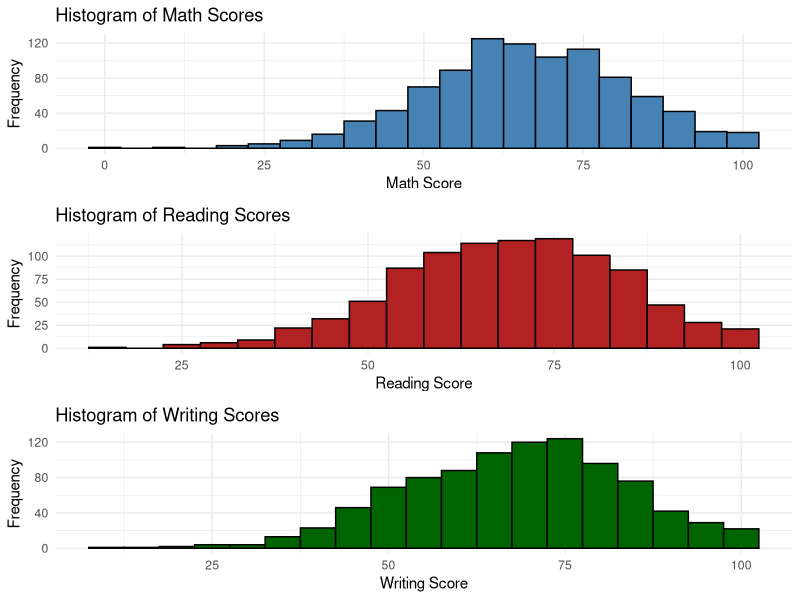
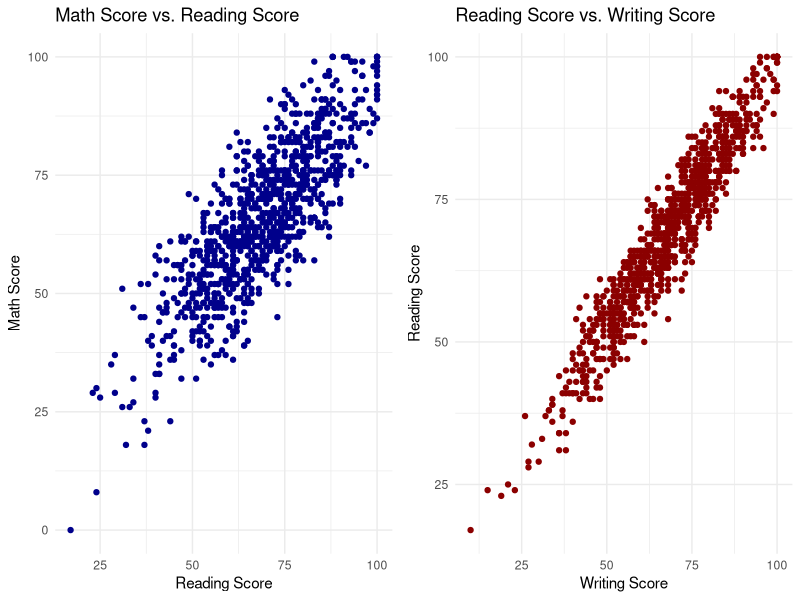
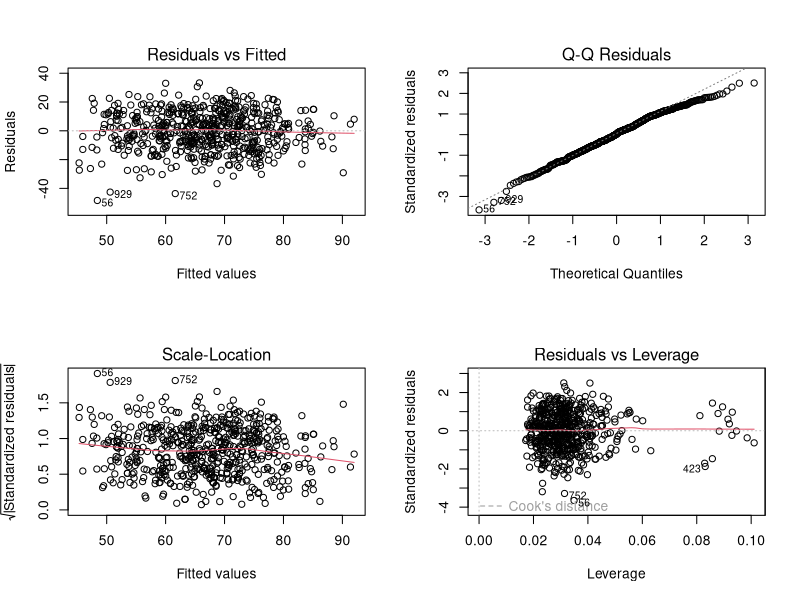
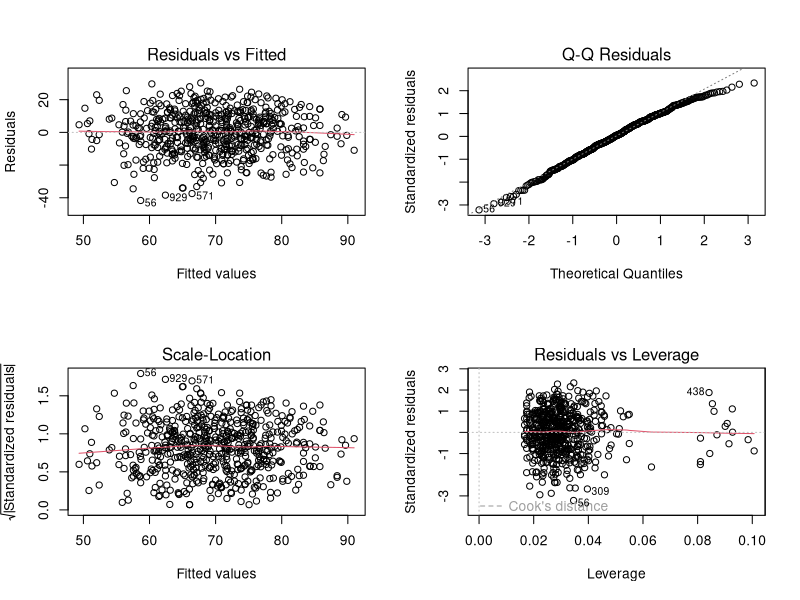
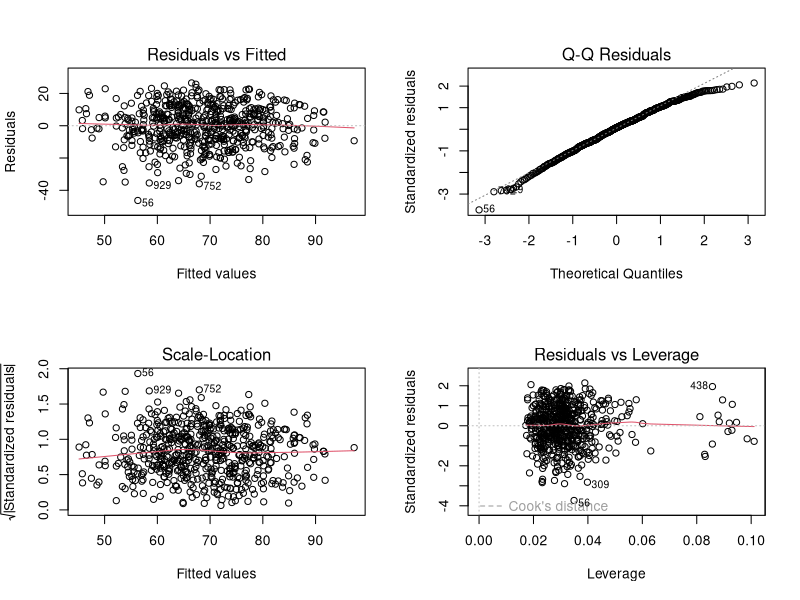
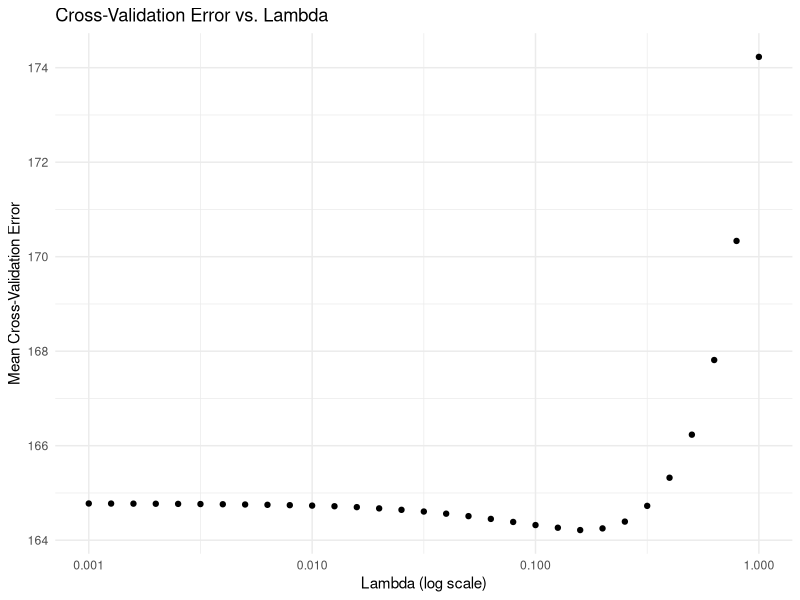
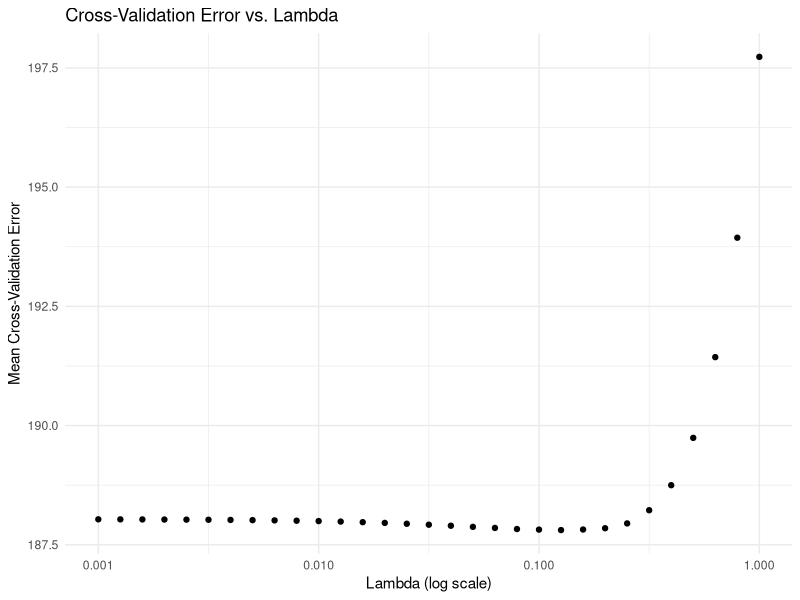
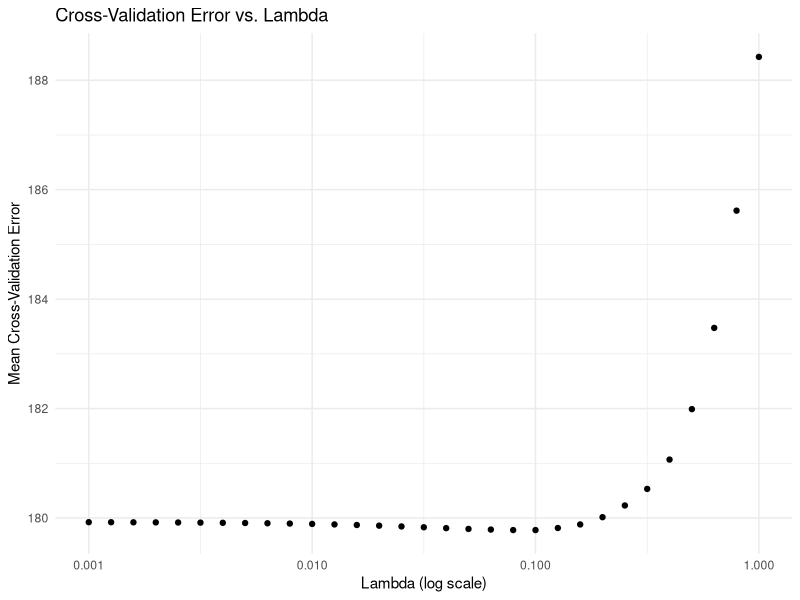

Source code (R) for these figures, in order: (Note: this script raises an error after producing the figures.)
## ---- chunk 1
knitr::opts_chunk$set(echo = TRUE)
library(tidyverse)
library(MASS)
library(leaps)
library(broom)
library(GGally)
library(gridExtra)
library(kableExtra)
library(caret)
library(glmnet)
library(tibble)

knitr::opts_chunk$set(
  fig.width = 6,
  fig.asp = .6,
  out.width = "90%",
  warning = FALSE,
  message = FALSE
)

theme_set(theme_minimal() + theme(legend.position = "bottom"))
## ---- chunk 2
data <- read.csv("Project_1_data.csv")

hist_math <- ggplot(data, aes(x = MathScore)) +
  geom_histogram(binwidth = 5, fill = "steelblue", color = "black") +
  labs(title = "Histogram of Math Scores", x = "Math Score", y = "Frequency")

hist_reading <- ggplot(data, aes(x = ReadingScore)) +
  geom_histogram(binwidth = 5, fill = "firebrick", color = "black") +
  labs(title = "Histogram of Reading Scores", x = "Reading Score", y = "Frequency")

hist_writing <- ggplot(data, aes(x = WritingScore)) +
  geom_histogram(binwidth = 5, fill = "darkgreen", color = "black") +
  labs(title = "Histogram of Writing Scores", x = "Writing Score", y = "Frequency")

scatter_math_reading <- ggplot(data, aes(x = ReadingScore, y = MathScore)) +
  geom_point(color = "darkblue") +
  labs(title = "Math Score vs. Reading Score", x = "Reading Score", y = "Math Score")

scatter_reading_writing <- ggplot(data, aes(x = WritingScore, y = ReadingScore)) +
  geom_point(color = "darkred") +
  labs(title = "Reading Score vs. Writing Score", x = "Writing Score", y = "Reading Score")
data <- data %>%
  mutate(across(c(Gender, EthnicGroup, ParentEduc, LunchType, TestPrep, 
                  ParentMaritalStatus, PracticeSport, IsFirstChild, 
                  TransportMeans, WklyStudyHours), as.factor))

pairwise_plots <- ggpairs(data,
  columns = c("MathScore", "ReadingScore", "WritingScore"),
  aes(color = Gender),
  lower = list(continuous = "smooth"),
  upper = list(continuous = "cor"),
  diag = list(continuous = "densityDiag"))
grid.arrange(
  hist_math, hist_reading, hist_writing
)

grid.arrange(
  scatter_math_reading, scatter_reading_writing,
  ncol = 2
)
## ---- chunk 3
data$Gender <- as.factor(data$Gender)
data$EthnicGroup <- as.factor(data$EthnicGroup)
data$ParentEduc <- as.factor(data$ParentEduc)
data$LunchType <- as.factor(data$LunchType)
data$TestPrep <- as.factor(data$TestPrep)
data$ParentMaritalStatus <- as.factor(data$ParentMaritalStatus)
data$PracticeSport <- as.factor(data$PracticeSport)
data$IsFirstChild <- as.factor(data$IsFirstChild)
data$TransportMeans <- as.factor(data$TransportMeans)
data$WklyStudyHours <- as.factor(data$WklyStudyHours)

data <- na.omit(data)
## ---- chunk 4
data[data == "" | data == " "] <- NA
data <- na.omit(data)
## ---- chunk 5
data_dict <- tibble(
  Variable = c(
    "Gender", "EthnicGroup", "ParentEduc", "LunchType", "TestPrep", 
    "ParentMaritalStatus", "PracticeSport", "IsFirstChild", "NrSiblings", 
    "TransportMeans", "WklyStudyHours", "MathScore", "ReadingScore", "WritingScore"
  ),
  Description = c(
    "Gender of the student (male/female)",
    "Ethnic group of the student (group A to E)",
    "Parent(s) education background (from some_highschool to master's degree)",
    "School lunch type (standard or free/reduced)",
    "Test preparation course followed (completed or none)",
    "Parent(s) marital status (married/single/widowed/divorced)",
    "How often the student practices sport (never/sometimes/regularly)",
    "If the child is the first child in the family (yes/no)",
    "Number of siblings the student has (0 to 7)",
    "Means of transport to school (schoolbus/private)",
    "Weekly self-study hours (less that 5 hours; between 5 and 10 hours; more than
10 hours)",
    "Math test score (0-100)",
    "Reading test score (0-100)",
    "Writing test score (0-100)"
  )
)

knitr::kable(data_dict, col.names = c("Variable", "Description"),caption="Data Dictionary",format = "pipe")  %>%
  column_spec(1, width = "16em") %>% 
  column_spec(2, width = "26em")
## ---- chunk 6
numeric_summary = data |> 
  summarize(
    NrSiblings_Mean = mean(NrSiblings, na.rm = TRUE),
    NrSiblings_SD = sd(NrSiblings, na.rm = TRUE),
    NrSiblings_Median = median(NrSiblings, na.rm = TRUE),
    NrSiblings_IQR = IQR(NrSiblings, na.rm = TRUE),
    NrSiblings_Max = max(NrSiblings, na.rm = TRUE),
    NrSiblings_Min = min(NrSiblings, na.rm = TRUE),
    
    MathScore_Mean = mean(MathScore, na.rm = TRUE),
    MathScore_SD = sd(MathScore, na.rm = TRUE),
    MathScore_Median = median(MathScore, na.rm = TRUE),
    MathScore_IQR = IQR(MathScore, na.rm = TRUE),
    MathScore_Max = max(MathScore, na.rm = TRUE),
    MathScore_Min = min(MathScore, na.rm = TRUE),
    
    ReadingScore_Mean = mean(ReadingScore, na.rm = TRUE),
    ReadingScore_SD = sd(ReadingScore, na.rm = TRUE),
    ReadingScore_Median = median(ReadingScore, na.rm = TRUE),
    ReadingScore_IQR = IQR(ReadingScore, na.rm = TRUE),
    ReadingScore_Max = max(ReadingScore, na.rm = TRUE),
    ReadingScore_Min = min(ReadingScore, na.rm = TRUE),
    
    WritingScore_Mean = mean(WritingScore, na.rm = TRUE),
    WritingScore_SD = sd(WritingScore, na.rm = TRUE),
    WritingScore_Median = median(WritingScore, na.rm = TRUE),
    WritingScore_IQR = IQR(WritingScore, na.rm = TRUE),
    WritingScore_Max = max(WritingScore, na.rm = TRUE),
    WritingScore_Min = min(WritingScore, na.rm = TRUE)
  )


numeric_table = data.frame(
  Variable = c("NrSiblings", "MathScore", "ReadingScore", "WritingScore"),
  Mean = c(numeric_summary$NrSiblings_Mean, numeric_summary$MathScore_Mean, 
           numeric_summary$ReadingScore_Mean, numeric_summary$WritingScore_Mean),
  SD = c(numeric_summary$NrSiblings_SD, numeric_summary$MathScore_SD, 
         numeric_summary$ReadingScore_SD, numeric_summary$WritingScore_SD),
  Median = c(numeric_summary$NrSiblings_Median, numeric_summary$MathScore_Median, 
             numeric_summary$ReadingScore_Median, numeric_summary$WritingScore_Median),
  IQR = c(numeric_summary$NrSiblings_IQR, numeric_summary$MathScore_IQR, 
          numeric_summary$ReadingScore_IQR, numeric_summary$WritingScore_IQR),
  Max = c(numeric_summary$NrSiblings_Max, numeric_summary$MathScore_Max, 
          numeric_summary$ReadingScore_Max, numeric_summary$WritingScore_Max),
  Min = c(numeric_summary$NrSiblings_Min, numeric_summary$MathScore_Min, 
          numeric_summary$ReadingScore_Min, numeric_summary$WritingScore_Min)
)

knitr::kable(numeric_table, col.names = c("Variable Name", "Mean", "SD", "Median", "IQR", "Max", "Min"), 
             caption = "Summary Statistics for all Numeric Variables", format = "pipe")%>%
  column_spec(1,width="6em")%>%
  column_spec(2,width="6em")%>%
  column_spec(3,width="6em")%>%
  column_spec(4,width="6em")%>%
  column_spec(5,width="6em")%>%
  column_spec(6,width="6em")%>%
  column_spec(7,width="6em")

## ---- chunk 7
categorical_table <- data |> 
  summarize(
    gender_Male = sum(Gender == "male", na.rm = TRUE),
    gender_Female = sum(Gender == "female", na.rm = TRUE),
    
    ethnicgroup_A = sum(EthnicGroup == "group A", na.rm = TRUE),
    ethnicgroup_B = sum(EthnicGroup == "group B", na.rm = TRUE),
    ethnicgroup_C = sum(EthnicGroup == "group C", na.rm = TRUE),
    ethnicgroup_D = sum(EthnicGroup == "group D", na.rm = TRUE),
    ethnicgroup_E = sum(EthnicGroup == "group E", na.rm = TRUE),
    
    parenteduc_SomeHighSchool = sum(ParentEduc == "some college", na.rm = TRUE),
    parenteduc_HighSchool = sum(ParentEduc == "some high School", na.rm = TRUE),
    parenteduc_Associates = sum(ParentEduc == "associate's degree high school", na.rm = TRUE),
    parenteduc_Bachelors = sum(ParentEduc == "bachelor's degree", na.rm = TRUE),
    parenteduc_Masters = sum(ParentEduc == "master's degree", na.rm = TRUE),
    
    lunchtime_Standard = sum(LunchType == "standard", na.rm = TRUE),
    lunchtime_FreeReduced = sum(LunchType == "free/reduced", na.rm = TRUE),
    
    testprep_Completed = sum(TestPrep == "completed", na.rm = TRUE),
    testprep_None = sum(TestPrep == "none", na.rm = TRUE),
    
    parentmaritalstatus_Married = sum(ParentMaritalStatus == "married", na.rm = TRUE),
    parentmaritalstatus_Single = sum(ParentMaritalStatus == "single", na.rm = TRUE),
    parentmaritalstatus_Widowed = sum(ParentMaritalStatus == "widowed", na.rm = TRUE),
    parentmaritalstatus_Divorced = sum(ParentMaritalStatus == "divorced", na.rm = TRUE),
    
    practicesport_Never = sum(PracticeSport == "never", na.rm = TRUE),
    practicesport_Sometimes = sum(PracticeSport == "sometimes", na.rm = TRUE),
    practicesport_Regularly = sum(PracticeSport == "regularly", na.rm = TRUE),
    
    isfirstchild_Yes = sum(IsFirstChild == "yes", na.rm = TRUE),
    isfirstchild_No = sum(IsFirstChild == "no", na.rm = TRUE),
    
    transportmeans_SchoolBus = sum(TransportMeans == "school_bus", na.rm = TRUE),
    transportmeans_Private = sum(TransportMeans == "private", na.rm = TRUE),
    
    wklystudyhours_LessThan5 = sum(WklyStudyHours == "< 5", na.rm = TRUE),
    wklystudyhours_5to10 = sum(WklyStudyHours == "10-May", na.rm = TRUE),
    wklystudyhours_MoreThan10 = sum(WklyStudyHours == "> 10", na.rm = TRUE)
  )


categorical_final <- data.frame(
  Variable = c("Gender Male", "Gender Female",
               "EthnicGroup A", "EthnicGroup B", "EthnicGroup C", "EthnicGroup D", "EthnicGroup E",
               "ParentEduc Some High School", "ParentEduc High School", "ParentEduc Associates", 
               "ParentEduc Bachelors", "ParentEduc Masters", 
               "LunchType Standard", "LunchType Free/Reduced", 
               "TestPrep Completed", "TestPrep None", 
               "ParentMaritalStatus Married", "ParentMaritalStatus Single", "ParentMaritalStatus Widowed", "ParentMaritalStatus Divorced",
               "PracticeSport Never", "PracticeSport Sometimes", "PracticeSport Regularly",
               "IsFirstChild Yes", "IsFirstChild No", 
               "TransportMeans SchoolBus", "TransportMeans Private",
               "WklyStudyHours Less than 5", "WklyStudyHours 5-10", "WklyStudyHours More than 10"),
  Count = c(
    categorical_table$gender_Male, categorical_table$gender_Female,
    categorical_table$ethnicgroup_A, categorical_table$ethnicgroup_B, categorical_table$ethnicgroup_C, categorical_table$ethnicgroup_D, categorical_table$ethnicgroup_E,
    categorical_table$parenteduc_SomeHighSchool, categorical_table$parenteduc_HighSchool, categorical_table$parenteduc_Associates, 
    categorical_table$parenteduc_Bachelors, categorical_table$parenteduc_Masters, 
    categorical_table$lunchtime_Standard, categorical_table$lunchtime_FreeReduced, 
    categorical_table$testprep_Completed, categorical_table$testprep_None, 
    categorical_table$parentmaritalstatus_Married, categorical_table$parentmaritalstatus_Single, categorical_table$parentmaritalstatus_Widowed, categorical_table$parentmaritalstatus_Divorced,
    categorical_table$practicesport_Never, categorical_table$practicesport_Sometimes, categorical_table$practicesport_Regularly,
    categorical_table$isfirstchild_Yes, categorical_table$isfirstchild_No, 
    categorical_table$transportmeans_SchoolBus, categorical_table$transportmeans_Private,
    categorical_table$wklystudyhours_LessThan5, categorical_table$wklystudyhours_5to10, categorical_table$wklystudyhours_MoreThan10
  ),
  Proportion = round(c(
    categorical_table$gender_Male / nrow(data), categorical_table$gender_Female / nrow(data),
    categorical_table$ethnicgroup_A / nrow(data), categorical_table$ethnicgroup_B / nrow(data), categorical_table$ethnicgroup_C / nrow(data), 
    categorical_table$ethnicgroup_D / nrow(data), categorical_table$ethnicgroup_E / nrow(data),
    categorical_table$parenteduc_SomeHighSchool / nrow(data), categorical_table$parenteduc_HighSchool / nrow(data), 
    categorical_table$parenteduc_Associates / nrow(data), categorical_table$parenteduc_Bachelors / nrow(data), 
    categorical_table$parenteduc_Masters / nrow(data),
    categorical_table$lunchtime_Standard / nrow(data), categorical_table$lunchtime_FreeReduced / nrow(data),
    categorical_table$testprep_Completed / nrow(data), categorical_table$testprep_None / nrow(data),
    categorical_table$parentmaritalstatus_Married / nrow(data), categorical_table$parentmaritalstatus_Single / nrow(data),
    categorical_table$parentmaritalstatus_Widowed / nrow(data), categorical_table$parentmaritalstatus_Divorced / nrow(data),
    categorical_table$practicesport_Never / nrow(data), categorical_table$practicesport_Sometimes / nrow(data),
    categorical_table$practicesport_Regularly / nrow(data),
    categorical_table$isfirstchild_Yes / nrow(data), categorical_table$isfirstchild_No / nrow(data),
    categorical_table$transportmeans_SchoolBus / nrow(data), categorical_table$transportmeans_Private / nrow(data),
    categorical_table$wklystudyhours_LessThan5 / nrow(data), categorical_table$wklystudyhours_5to10 / nrow(data), 
    categorical_table$wklystudyhours_MoreThan10 / nrow(data)
  ), 4)
)

knitr::kable(categorical_final, col.names = c("Variable Name and Levels", "Count", "Proportion"), 
             caption = "Summary Statistics for all Categorical Variables", format = "pipe")%>%
  column_spec(1,width="14em")%>%
  column_spec(2,width="14em")%>%
  column_spec(3,width="14em")
  
## ---- chunk 8
math_full_model <- lm(MathScore ~ Gender + EthnicGroup + ParentEduc + LunchType + TestPrep +
                        ParentMaritalStatus + PracticeSport + IsFirstChild + NrSiblings +
                        TransportMeans + WklyStudyHours, data = data)
math_null_model = lm(MathScore ~ 1, data = data)
math_selected_model = step(math_null_model,
scope = list(lower = formula(math_null_model),
upper = formula(math_full_model)))
summary(math_selected_model)
## ---- chunk 9
par(mfrow = c(2, 2)) 
plot(math_selected_model)
par(mfrow = c(1, 1))
## ---- chunk 10
reading_full_model <- lm(ReadingScore ~ Gender + EthnicGroup + ParentEduc + LunchType + TestPrep +
                        ParentMaritalStatus + PracticeSport + IsFirstChild + NrSiblings +
                        TransportMeans + WklyStudyHours, data = data)
reading_null_model = lm(ReadingScore ~ 1, data = data)
reading_selected_model = step(reading_null_model,
scope = list(lower = formula(reading_null_model),
upper = formula(reading_full_model)))
summary(reading_selected_model)
## ---- chunk 11
par(mfrow = c(2, 2)) 
plot(reading_selected_model)
par(mfrow = c(1, 1))
## ---- chunk 12
writing_full_model <- lm(WritingScore ~ Gender + EthnicGroup + ParentEduc + LunchType + TestPrep +
                        ParentMaritalStatus + PracticeSport + IsFirstChild + NrSiblings +
                        TransportMeans + WklyStudyHours, data = data)
writing_null_model = lm(WritingScore ~ 1, data = data)
writing_selected_model = step(writing_null_model,
scope = list(lower = formula(writing_null_model),
upper = formula(writing_full_model)))
summary(writing_selected_model)
## ---- chunk 13
par(mfrow = c(2, 2)) 
plot(writing_selected_model)
par(mfrow = c(1, 1))
## ---- chunk 14
model1 <- lm(formula = ReadingScore ~ Gender + EthnicGroup + ParentEduc + 
               LunchType + TestPrep + ParentMaritalStatus + IsFirstChild, data = data)

model2 <- lm(formula = MathScore ~ Gender + EthnicGroup + ParentEduc + 
               LunchType + TestPrep + ParentMaritalStatus + IsFirstChild + WklyStudyHours, 
             data = data)

model3 <- lm(formula = WritingScore ~ Gender + EthnicGroup + ParentEduc + 
               LunchType + TestPrep + ParentMaritalStatus + WklyStudyHours, data = data)
## ---- chunk 15
set.seed(2024)

lambda_seq <- 10^seq(-3, 0, by = 0.1)

x <- model.matrix(WritingScore ~ Gender + EthnicGroup + ParentEduc + LunchType + TestPrep +
                   ParentMaritalStatus + PracticeSport + IsFirstChild + NrSiblings +
                   TransportMeans + WklyStudyHours, data = data)[, -1]

cv_object <- cv.glmnet(x, data$WritingScore, lambda = lambda_seq, nfolds = 5)

cv_object

tibble(lambda = cv_object$lambda, mean_cv_error = cv_object$cvm) %>%
  ggplot(aes(x = lambda, y = mean_cv_error)) +
  geom_point() +
  scale_x_log10() + 
  labs(title = "Cross-Validation Error vs. Lambda",
       x = "Lambda (log scale)", y = "Mean Cross-Validation Error")

min_lambda <- cv_object$lambda.min
min_lambda

fit_bestcv <- glmnet(x, data$WritingScore, lambda = min_lambda)

coef(fit_bestcv)
## ---- chunk 16
writing_lasso_formula <- WritingScore ~ EthnicGroup + ParentEduc + LunchType + TestPrep +
                 ParentMaritalStatus + PracticeSport + IsFirstChild +
                 NrSiblings + WklyStudyHours
writing_selected_lasso <- lm(
  formula = writing_lasso_formula,
  data = data
)

summary(writing_selected_lasso)
## ---- chunk 17
set.seed(2024)

lambda_seq <- 10^seq(-3, 0, by = 0.1)

x <- model.matrix(MathScore ~ Gender + EthnicGroup + ParentEduc + LunchType + TestPrep +
                   ParentMaritalStatus + PracticeSport + IsFirstChild + NrSiblings +
                   TransportMeans + WklyStudyHours, data = data)[, -1]

cv_object <- cv.glmnet(x, data$MathScore, lambda = lambda_seq, nfolds = 5)

cv_object

tibble(lambda = cv_object$lambda, mean_cv_error = cv_object$cvm) %>%
  ggplot(aes(x = lambda, y = mean_cv_error)) +
  geom_point() +
  scale_x_log10() + 
  labs(title = "Cross-Validation Error vs. Lambda",
       x = "Lambda (log scale)", y = "Mean Cross-Validation Error")

min_lambda <- cv_object$lambda.min
min_lambda

fit_bestcv <- glmnet(x, data$MathScore, lambda = min_lambda)

coef(fit_bestcv)
## ---- chunk 18
math_lasso_formula <- MathScore ~ EthnicGroup + ParentEduc + LunchType + TestPrep +
              ParentMaritalStatus + PracticeSport + IsFirstChild +
              NrSiblings + WklyStudyHours

math_selected_lasso <- lm(
  formula = math_lasso_formula,
  data = data
)

summary(math_selected_lasso)
## ---- chunk 19
set.seed(2024)

lambda_seq <- 10^seq(-3, 0, by = 0.1)

x <- model.matrix(ReadingScore ~ Gender + EthnicGroup + ParentEduc + LunchType + TestPrep +
                   ParentMaritalStatus + PracticeSport + IsFirstChild + NrSiblings +
                   TransportMeans + WklyStudyHours, data = data)[, -1]

cv_object <- cv.glmnet(x, data$ReadingScore, lambda = lambda_seq, nfolds = 5)

cv_object

tibble(lambda = cv_object$lambda, mean_cv_error = cv_object$cvm) %>%
  ggplot(aes(x = lambda, y = mean_cv_error)) +
  geom_point() +
  scale_x_log10() + 
  labs(title = "Cross-Validation Error vs. Lambda",
       x = "Lambda (log scale)", y = "Mean Cross-Validation Error")

min_lambda <- cv_object$lambda.min
min_lambda

fit_bestcv <- glmnet(x, data$ReadingScore, lambda = min_lambda)

coef(fit_bestcv)
## ---- chunk 20
reading_lasso_formula <- ReadingScore ~ Gender + EthnicGroup + ParentEduc + LunchType + TestPrep +
                 ParentMaritalStatus + PracticeSport + IsFirstChild +
                 NrSiblings + TransportMeans + WklyStudyHours

reading_selected_lasso <- lm(
  formula = reading_lasso_formula,
  data = data
)
summary(reading_selected_lasso)
## ---- chunk 21
model2_test<- lm(formula = MathScore ~ Gender + EthnicGroup  + 
               LunchType + TestPrep + ParentEduc * ParentMaritalStatus * IsFirstChild * WklyStudyHours, 
             data = data)
r_squared_model2 <- summary(model2)$adj.r.squared
r_squared_model2_test <- summary(model2_test)$adj.r.squared
cat("Adjusted R-squared for model2:", r_squared_model2, "\n")
cat("Adjuested R-squared for model2 with interaction:", r_squared_model2_test, "\n")
AIC_model2 = AIC(model2)
AIC_model2_test = AIC(model2_test)
cat("AIC for model2:", AIC_model2, "\n")
cat("AIC for model2 with interaction:", AIC_model2_test, "\n")
## ---- chunk 22
summary(data$MathScore)
## ---- chunk 23
data$MathScore_shifted <- data$MathScore + 1
model2_shifted <- lm(MathScore_shifted ~ Gender + EthnicGroup + ParentEduc + 
                       LunchType + TestPrep + ParentMaritalStatus + IsFirstChild + 
                       WklyStudyHours, data = data)
## ---- chunk 24
par(mfrow = c(1, 3))
boxcox(model1, lambda = seq(-2, 2, by = 0.1))
title("Model 1: ReadingScore")
boxcox(model2_shifted, lambda = seq(-2, 2, by = 0.1)) 
title("Model 2: MathScore")
boxcox(model3, lambda = seq(-2, 2, by = 0.1)) 
title("Model 3: WritingScore")
par(mfrow = c(1, 1))
## ---- chunk 25
correlation_matrix <- cor(data[, c("MathScore", "WritingScore", "ReadingScore")], use = "complete.obs")

print(correlation_matrix)

library(corrplot)
corrplot(correlation_matrix, method = "circle", type = "upper", tl.col = "black", tl.srt = 45)
## ---- chunk 26
# CV for Math Score
set.seed(2024)
train_control = trainControl(method = "cv", number = 10)
cv_model = train(MathScore ~ Gender + EthnicGroup + ParentEduc + 
               LunchType + TestPrep + ParentMaritalStatus + IsFirstChild + WklyStudyHours, 
             data = data,
method = "lm",
trControl = train_control)
print(cv_model)
## ---- chunk 27
# CV for Reading Score
set.seed(2024)
train_control = trainControl(method = "cv", number = 10)
cv_model = train(ReadingScore ~ Gender + EthnicGroup + ParentEduc + 
               LunchType + TestPrep + ParentMaritalStatus + IsFirstChild,
               data = data,
method = "lm",
trControl = train_control)
print(cv_model)
## ---- chunk 28
# CV for Reading Score
set.seed(2024)
train_control = trainControl(method = "cv", number = 10)
cv_model = train(WritingScore ~ Gender + EthnicGroup + ParentEduc + 
               LunchType + TestPrep + ParentMaritalStatus + WklyStudyHours,
               data = data,
method = "lm",
trControl = train_control)
print(cv_model)
## ---- chunk 29
writing_selected_model %>% 
  broom::tidy() %>% 
  knitr::kable(digits = 4, caption = "Results of Writing Score Model", format = "pipe")
## ---- chunk 30
math_selected_model %>% 
  broom::tidy() %>% 
  knitr::kable(digits = 4, caption = "Results of Math Score Model", format = "pipe")
## ---- chunk 31
reading_selected_model %>% 
  broom::tidy() %>% 
  knitr::kable(digits = 4, caption = "Results of Reading Score Model", format = "pipe")
